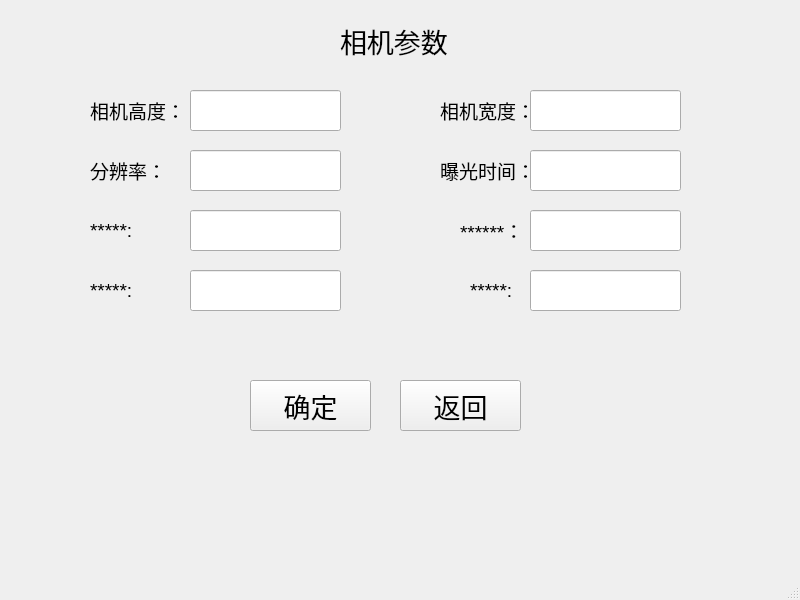
<?xml version="1.0" encoding="UTF-8"?>
<ui version="4.0">
 <class>CameraParams</class>
 <widget class="QMainWindow" name="CameraParams">
  <property name="geometry">
   <rect>
    <x>0</x>
    <y>0</y>
    <width>800</width>
    <height>600</height>
   </rect>
  </property>
  <property name="windowTitle">
   <string>MainWindow</string>
  </property>
  <widget class="QWidget" name="centralwidget">
   <widget class="QLabel" name="label">
    <property name="geometry">
     <rect>
      <x>340</x>
      <y>20</y>
      <width>111</width>
      <height>41</height>
     </rect>
    </property>
    <property name="font">
     <font>
      <pointsize>20</pointsize>
     </font>
    </property>
    <property name="text">
     <string>相机参数</string>
    </property>
   </widget>
   <widget class="QLabel" name="label_2">
    <property name="geometry">
     <rect>
      <x>90</x>
      <y>90</y>
      <width>91</width>
      <height>41</height>
     </rect>
    </property>
    <property name="font">
     <font>
      <pointsize>14</pointsize>
     </font>
    </property>
    <property name="text">
     <string>相机高度：</string>
    </property>
   </widget>
   <widget class="QLabel" name="label_3">
    <property name="geometry">
     <rect>
      <x>440</x>
      <y>90</y>
      <width>91</width>
      <height>41</height>
     </rect>
    </property>
    <property name="font">
     <font>
      <pointsize>14</pointsize>
     </font>
    </property>
    <property name="text">
     <string>相机宽度：</string>
    </property>
   </widget>
   <widget class="QLineEdit" name="lineEdit_CameraHeight">
    <property name="geometry">
     <rect>
      <x>190</x>
      <y>90</y>
      <width>151</width>
      <height>41</height>
     </rect>
    </property>
    <property name="font">
     <font>
      <pointsize>14</pointsize>
     </font>
    </property>
   </widget>
   <widget class="QLineEdit" name="lineEdit_CameraWidth">
    <property name="geometry">
     <rect>
      <x>530</x>
      <y>90</y>
      <width>151</width>
      <height>41</height>
     </rect>
    </property>
    <property name="font">
     <font>
      <pointsize>14</pointsize>
     </font>
    </property>
    <property name="text">
     <string/>
    </property>
   </widget>
   <widget class="QLabel" name="label_4">
    <property name="geometry">
     <rect>
      <x>90</x>
      <y>150</y>
      <width>91</width>
      <height>41</height>
     </rect>
    </property>
    <property name="font">
     <font>
      <pointsize>14</pointsize>
     </font>
    </property>
    <property name="text">
     <string>分辨率：</string>
    </property>
   </widget>
   <widget class="QLineEdit" name="lineEdit_AcquisitionFrameRate">
    <property name="geometry">
     <rect>
      <x>190</x>
      <y>150</y>
      <width>151</width>
      <height>41</height>
     </rect>
    </property>
    <property name="font">
     <font>
      <pointsize>14</pointsize>
     </font>
    </property>
   </widget>
   <widget class="QLabel" name="label_5">
    <property name="geometry">
     <rect>
      <x>440</x>
      <y>150</y>
      <width>91</width>
      <height>41</height>
     </rect>
    </property>
    <property name="font">
     <font>
      <pointsize>14</pointsize>
     </font>
    </property>
    <property name="text">
     <string>曝光时间：</string>
    </property>
   </widget>
   <widget class="QLineEdit" name="lineEdit_ExpasureTime">
    <property name="geometry">
     <rect>
      <x>530</x>
      <y>150</y>
      <width>151</width>
      <height>41</height>
     </rect>
    </property>
    <property name="font">
     <font>
      <pointsize>14</pointsize>
     </font>
    </property>
   </widget>
   <widget class="QLineEdit" name="lineEdit_AcquisitionFrameRate_2">
    <property name="geometry">
     <rect>
      <x>190</x>
      <y>210</y>
      <width>151</width>
      <height>41</height>
     </rect>
    </property>
    <property name="font">
     <font>
      <pointsize>14</pointsize>
     </font>
    </property>
   </widget>
   <widget class="QLabel" name="label_6">
    <property name="geometry">
     <rect>
      <x>90</x>
      <y>210</y>
      <width>91</width>
      <height>41</height>
     </rect>
    </property>
    <property name="font">
     <font>
      <pointsize>14</pointsize>
     </font>
    </property>
    <property name="text">
     <string>*****:</string>
    </property>
   </widget>
   <widget class="QLineEdit" name="lineEdit_AcquisitionFrameRate_3">
    <property name="geometry">
     <rect>
      <x>530</x>
      <y>210</y>
      <width>151</width>
      <height>41</height>
     </rect>
    </property>
    <property name="font">
     <font>
      <pointsize>14</pointsize>
     </font>
    </property>
   </widget>
   <widget class="QLabel" name="label_7">
    <property name="geometry">
     <rect>
      <x>460</x>
      <y>210</y>
      <width>91</width>
      <height>41</height>
     </rect>
    </property>
    <property name="font">
     <font>
      <pointsize>14</pointsize>
     </font>
    </property>
    <property name="text">
     <string>******：</string>
    </property>
   </widget>
   <widget class="QLabel" name="label_8">
    <property name="geometry">
     <rect>
      <x>90</x>
      <y>270</y>
      <width>91</width>
      <height>41</height>
     </rect>
    </property>
    <property name="font">
     <font>
      <pointsize>14</pointsize>
     </font>
    </property>
    <property name="text">
     <string>*****:</string>
    </property>
   </widget>
   <widget class="QLineEdit" name="lineEdit_AcquisitionFrameRate_4">
    <property name="geometry">
     <rect>
      <x>190</x>
      <y>270</y>
      <width>151</width>
      <height>41</height>
     </rect>
    </property>
    <property name="font">
     <font>
      <pointsize>14</pointsize>
     </font>
    </property>
   </widget>
   <widget class="QLabel" name="label_9">
    <property name="geometry">
     <rect>
      <x>470</x>
      <y>270</y>
      <width>91</width>
      <height>41</height>
     </rect>
    </property>
    <property name="font">
     <font>
      <pointsize>14</pointsize>
     </font>
    </property>
    <property name="text">
     <string>*****:</string>
    </property>
   </widget>
   <widget class="QLineEdit" name="lineEdit_AcquisitionFrameRate_5">
    <property name="geometry">
     <rect>
      <x>530</x>
      <y>270</y>
      <width>151</width>
      <height>41</height>
     </rect>
    </property>
    <property name="font">
     <font>
      <pointsize>14</pointsize>
     </font>
    </property>
   </widget>
   <widget class="QPushButton" name="pushButton_editParams">
    <property name="geometry">
     <rect>
      <x>250</x>
      <y>380</y>
      <width>121</width>
      <height>51</height>
     </rect>
    </property>
    <property name="font">
     <font>
      <pointsize>20</pointsize>
     </font>
    </property>
    <property name="text">
     <string>确定</string>
    </property>
   </widget>
   <widget class="QPushButton" name="pushButton_back">
    <property name="geometry">
     <rect>
      <x>400</x>
      <y>380</y>
      <width>121</width>
      <height>51</height>
     </rect>
    </property>
    <property name="font">
     <font>
      <pointsize>20</pointsize>
     </font>
    </property>
    <property name="text">
     <string>返回</string>
    </property>
   </widget>
  </widget>
  <widget class="QMenuBar" name="menubar">
   <property name="geometry">
    <rect>
     <x>0</x>
     <y>0</y>
     <width>800</width>
     <height>22</height>
    </rect>
   </property>
  </widget>
  <widget class="QStatusBar" name="statusbar"/>
 </widget>
 <resources/>
 <connections/>
</ui>
